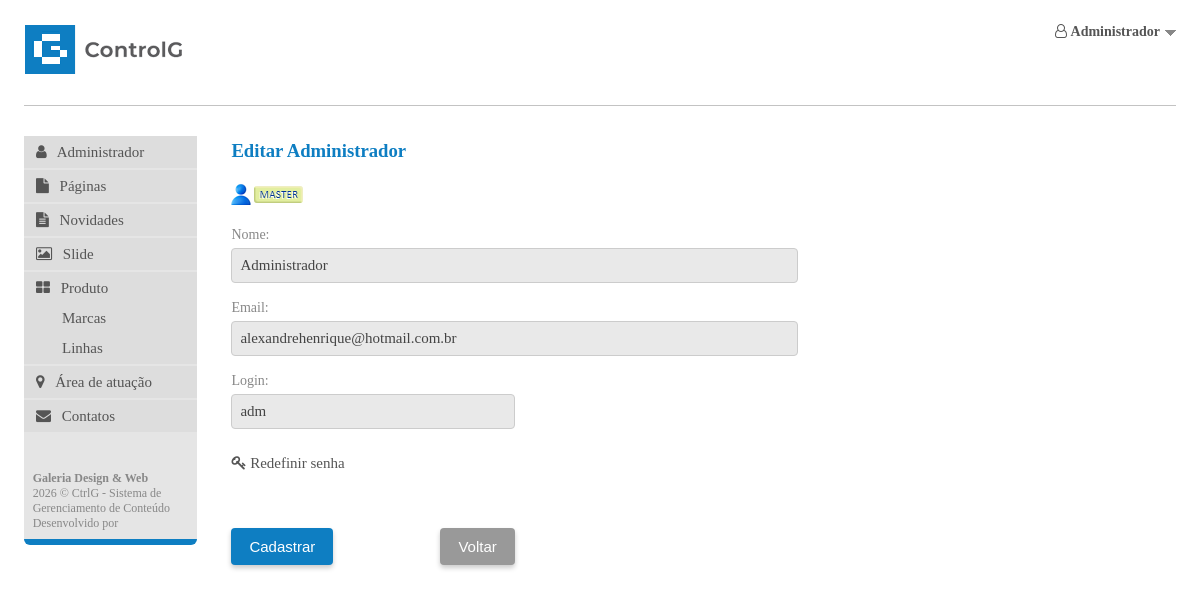
The page /controlg/painel/index.php?id=2.2&u=2 (signed in) on the database its author committed.
### tables this page shows
CREATE TABLE `tb_usuarios` (
  `id` int(11) NOT NULL,
  `nome` varchar(100) DEFAULT NULL,
  `email` varchar(60) DEFAULT NULL,
  `tipo` varchar(30) DEFAULT NULL,
  `login` varchar(30) DEFAULT NULL,
  `senha` varchar(50) DEFAULT NULL,
  `status` varchar(10) NOT NULL
);

### controlg/painel/modulos/usuario/edita.php (the view, shortened to what this page needs)
<?php
$idUserSetado = $_GET['u'];
include($_SERVER['DOCUMENT_ROOT'] . '/next/controlg/config/conecta.php');
$sql = "SELECT * FROM tb_usuarios WHERE id='$idUserSetado'";
$cons = $conexao->query($sql) or die($conexao->error);
while ($row = $cons->fetch_array()) {
	$nome = $row['nome'];
	$email = $row['email'];
	$login = $row['login'];
	$tipo = $row['tipo'];
	$status = $row['status'];
}
?>
<?php echo "<h3>$titulo</h3>"; ?>
<form action="index.php?id=2.2.1" method="POST">
	<?php
	if ($tipo == 1) {
		echo "<img src='imgs/icon-user-master.png' alt='icone master' /><br />";
	} else {
		echo "<legend><h5 class='txtsimples'>Usuário $status</h5></legend>";
	}
	?>
	<label>Nome:</label>
	<input name="nome" required type="text" class="campo_m" value="<?php echo $nome; ?>" size="45" />
	<label>Email:</label>
	<input name="email" required type="email" class="campo_m" value="<?php echo $email; ?>" size="45" />
	<label>Login:</label>
	<input name="login" required type="text" class="campo_p" value="<?php echo $login; ?>" size="45" />
	<p style="margin-top: 25px;">
		<a href="#" class="txtmenu" onclick="javascript: altera_display('div01');">
			<i class="fa fa-key" aria-hidden="true"></i> Redefinir senha
		</a>
	</p>
	<div class="box-botons">
		<input type="submit" value="Cadastrar" class="btn-submit" />
		<input type="button" value="Voltar" onClick="location.href='index.php?id=2'" class="btn-back" />
	</div>
</form>

### controlg/painel/css/painel.estilos.css (style rules this page uses)
img { display: block; }
body { margin: 0; padding: 0; background-color: #fff; font-family: "Trebuchet MS", Tahoma; }
form { padding: 0; margin: 0; }
h3 { color: #0e7ec2; padding: 0; margin: 0; margin-bottom: 20px; margin-top: 4px; }
.txtmenu { font-family: "Trebuchet MS", Tahoma; font-size: 15px; color: #555; text-decoration: none; }
label { font: normal 14px "Trebuchet MS", Tahoma; color: #888; margin-bottom: 5px; display: inline-block; }
.campo_p { width: 30%; padding: 8px; display: block; margin-bottom: 15px; border-radius: 4px; box-sizing: border-box; border: 1px solid #ccc; background: #e9e9e9; color: #444; font: normal 15px "Trebuchet MS", Tahoma; }
.campo_m { width: 60%; padding: 8px; display: block; margin-bottom: 15px; border-radius: 4px; border: 1px solid #ccc; box-sizing: border-box; background: #e9e9e9; color: #444; font: normal 15px "Trebuchet MS", Tahoma; }
.box-botons { width: 30%; margin: 40px 0; float: left; }
.btn-submit { float: left; padding: 10px 18px; font-size: 15px; color: #fff; background: #0e7ec2; border: 0; border-radius: 4px; cursor: pointer; box-shadow: 0 3px 5px #ccc; }
.btn-back { float: right; padding: 10px 18px; font-size: 15px; color: #fff; background: #999; border: 0; border-radius: 4px; cursor: pointer; box-shadow: 0 3px 5px #ccc; }

### rows shown on the page
tb_usuarios: nome "Administrador", email "alexandrehenrique@hotmail.com.br", login "adm"

### other values the page prints
$_SESSION['nomeUsuarioLogado'] "Administrador"
$titulo "Editar Administrador"
